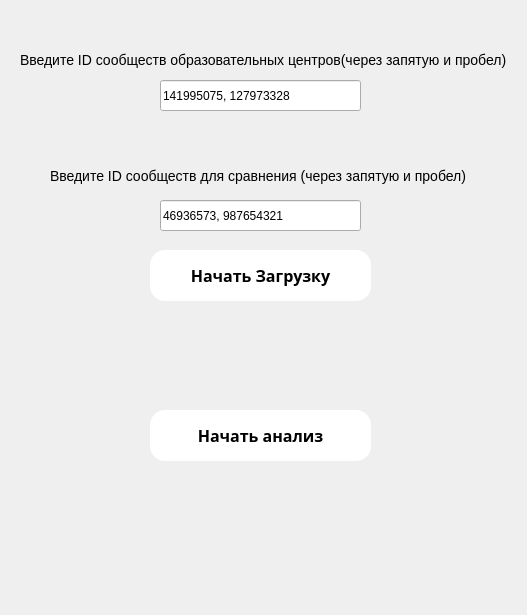
<?xml version="1.0" encoding="UTF-8"?>
<ui version="4.0">
 <class>MainWindow</class>
 <widget class="QMainWindow" name="MainWindow">
  <property name="geometry">
   <rect>
    <x>0</x>
    <y>0</y>
    <width>527</width>
    <height>615</height>
   </rect>
  </property>
  <property name="windowTitle">
   <string>MainWindow</string>
  </property>
  <widget class="QWidget" name="centralwidget">
   <widget class="QPushButton" name="corrBtn">
    <property name="geometry">
     <rect>
      <x>150</x>
      <y>410</y>
      <width>221</width>
      <height>51</height>
     </rect>
    </property>
    <property name="styleSheet">
     <string notr="true">background-color: rgb(255, 255, 255);
border-color: rgb(53, 132, 228);
border-width: 25px;
font-size: 16px;
font-family: Montserrat;
color: #000000;
font-weight: 700;
letter-spacing: 0%;
text-align: center;
border-radius: 15px;</string>
    </property>
    <property name="text">
     <string>Начать анализ</string>
    </property>
   </widget>
   <widget class="QLabel" name="corr_label">
    <property name="geometry">
     <rect>
      <x>50</x>
      <y>480</y>
      <width>431</width>
      <height>101</height>
     </rect>
    </property>
    <property name="styleSheet">
     <string notr="true">font-size: 14px;
font-family: Montserrat;
color: #ffff;
font-weight: 700;
letter-spacing: 0%;
text-align: center;</string>
    </property>
    <property name="text">
     <string/>
    </property>
   </widget>
   <widget class="QLineEdit" name="lineEditTest">
    <property name="geometry">
     <rect>
      <x>160</x>
      <y>80</y>
      <width>201</width>
      <height>31</height>
     </rect>
    </property>
    <property name="text">
     <string>141995075, 127973328</string>
    </property>
   </widget>
   <widget class="QPushButton" name="downloadBtn">
    <property name="geometry">
     <rect>
      <x>150</x>
      <y>250</y>
      <width>221</width>
      <height>51</height>
     </rect>
    </property>
    <property name="styleSheet">
     <string notr="true">background-color: rgb(255, 255, 255);
border-color: rgb(53, 132, 228);
border-width: 25px;
font-size: 16px;
font-family: Montserrat;
color: #000000;
font-weight: 700;
letter-spacing: 0%;
text-align: center;
border-radius: 15px;</string>
    </property>
    <property name="text">
     <string>Начать Загрузку</string>
    </property>
   </widget>
   <widget class="QLabel" name="files_label">
    <property name="geometry">
     <rect>
      <x>40</x>
      <y>310</y>
      <width>481</width>
      <height>71</height>
     </rect>
    </property>
    <property name="font">
     <font>
      <pointsize>-1</pointsize>
     </font>
    </property>
    <property name="styleSheet">
     <string notr="true">font-size: 14px</string>
    </property>
    <property name="text">
     <string/>
    </property>
   </widget>
   <widget class="QLabel" name="label_2">
    <property name="geometry">
     <rect>
      <x>50</x>
      <y>160</y>
      <width>421</width>
      <height>31</height>
     </rect>
    </property>
    <property name="styleSheet">
     <string notr="true">font-size: 14px</string>
    </property>
    <property name="text">
     <string>Введите ID сообществ для сравнения (через запятую и пробел)</string>
    </property>
   </widget>
   <widget class="QLineEdit" name="lineEditContr">
    <property name="geometry">
     <rect>
      <x>160</x>
      <y>200</y>
      <width>201</width>
      <height>31</height>
     </rect>
    </property>
    <property name="text">
     <string>46936573, 987654321</string>
    </property>
   </widget>
   <widget class="QLabel" name="label_4">
    <property name="geometry">
     <rect>
      <x>20</x>
      <y>50</y>
      <width>491</width>
      <height>20</height>
     </rect>
    </property>
    <property name="styleSheet">
     <string notr="true">font-size: 14px</string>
    </property>
    <property name="text">
     <string>Введите ID сообществ образовательных центров(через запятую и пробел)</string>
    </property>
   </widget>
  </widget>
 </widget>
 <resources/>
 <connections/>
</ui>
